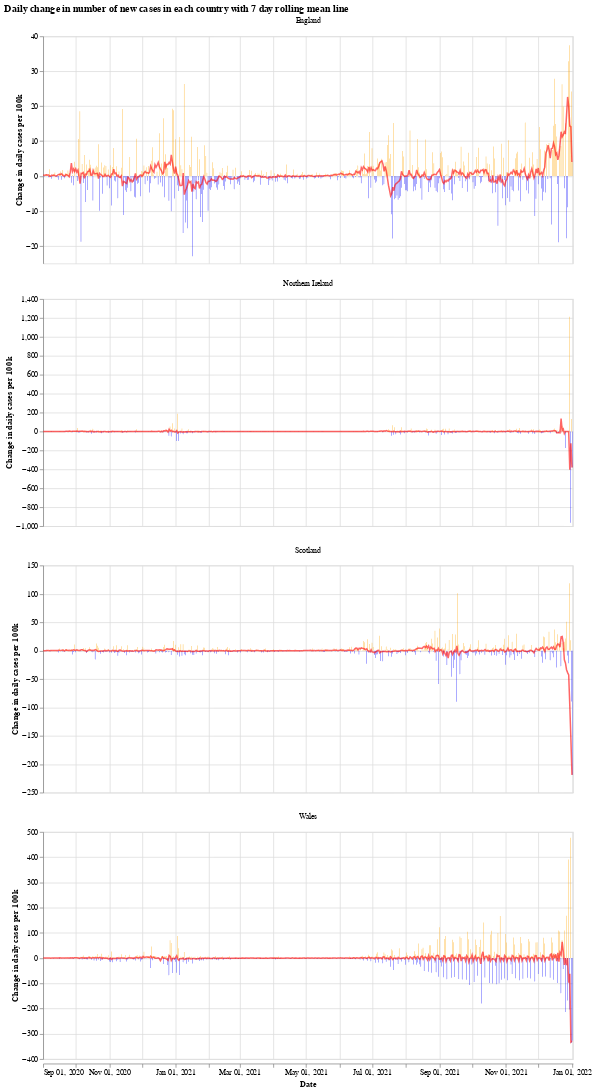

This figure's notebook cell:
### Markdown cell above
We will use the Python library `Altair` for visualising the data, see the [altair docs](https://altair-viz.github.io/) for more information.

First we have a graph which shows the daily change in the number of new cases for each country. This number jumps up and down all over the place, which is likely due to delay in reporting of new cases over the weekend. Another interesting thing is that it looks like the daily cases in Wales experienced a much shorter period of calm over the summer (calm in the sense of daily cases not jumping up and down).

The orange bars are days when the number of new cases (per 100k population) was more than the previous day, while the blue are days when the number of new cases dropped. The red line is the 7 day moving average. 

When the moving average line is below 0, it means that there is a consistent drop in new cases. We can see this clearly happening around the times that lockdowns were introduced (though, to varying degrees). I will update the graphs soon with a marker of when each lockdown started.

### Code cell
# collapse
import altair as alt

bars = alt.Chart(uk_cases).mark_bar().encode(
    x=alt.X("yearmonthdate(date):T", axis=alt.Axis(title='Date')),
    y=alt.Y("casesChangeRate:Q", axis=alt.Axis(title='Change in daily cases per 100k')),
    tooltip='casesChange',
    color=alt.condition(
        alt.datum.casesChangeRate > 0,
        alt.value("orange"),  # The positive color
        alt.value("blue")  # The negative color
    )
).properties(title='Daily change in number of new cases with 7 day rolling mean',width=700).interactive()

line = alt.Chart(uk_cases).mark_line(
    color='red',
    size=2,
    opacity=0.6
).transform_window(
    rolling_mean='mean(casesChangeRate)',
    frame=[0, 7],
    groupby=['areaName']
).encode(
    x='yearmonthdate(date):T',
    y='rolling_mean:Q'
)

alt.layer(bars, line, data=uk_cases).facet(alt.Column(
    'areaName', title=''), columns=1).resolve_scale(y='independent').properties(title='Daily change in number of new cases in each country with 7 day rolling mean line')

### Figure 1 — Vega-Lite specification as saved in the notebook (floating-point values rounded to 4 significant figures; data arrays with more than 128 entries replaced by an {"elided": "..."} marker saying what was removed)
{"config": {"view": {"continuousWidth": 400, "continuousHeight": 300}}, "data": {"name": "data-ede9b01b8be69bc37a3178b66559ad15"}, "facet": {"type": "nominal", "field": "areaName", "title": ""}, "spec": {"layer": [{"mark": "bar", "encoding": {"color": {"condition": {"value": "orange", "test": "(datum.casesChangeRate > 0)"}, "value": "blue"}, "tooltip": {"type": "quantitative", "field": "casesChange"}, "x": {"type": "temporal", "axis": {"title": "Date"}, "field": "date", "timeUnit": "yearmonthdate"}, "y": {"type": "quantitative", "axis": {"title": "Change in daily cases per 100k"}, "field": "casesChangeRate"}}, "selection": {"selector001": {"type": "interval", "bind": "scales", "encodings": ["x", "y"]}}, "title": "Daily change in number of new cases with 7 day rolling mean", "width": 700}, {"mark": {"type": "line", "color": "red", "opacity": 0.6, "size": 2}, "encoding": {"x": {"type": "temporal", "field": "date", "timeUnit": "yearmonthdate"}, "y": {"type": "quantitative", "field": "rolling_mean"}}, "transform": [{"window": [{"op": "mean", "field": "casesChangeRate", "as": "rolling_mean"}], "frame": [0, 7], "groupby": ["areaName"]}]}]}, "columns": 1, "resolve": {"scale": {"y": "independent"}}, "title": "Daily change in number of new cases in each country with 7 day rolling mean line", "$schema": "https://vega.github.io/schema/vega-lite/v4.8.1.json", "datasets": {"data-ede9b01b8be69bc37a3178b66559ad15": {"elided": "1952 records"}}}
